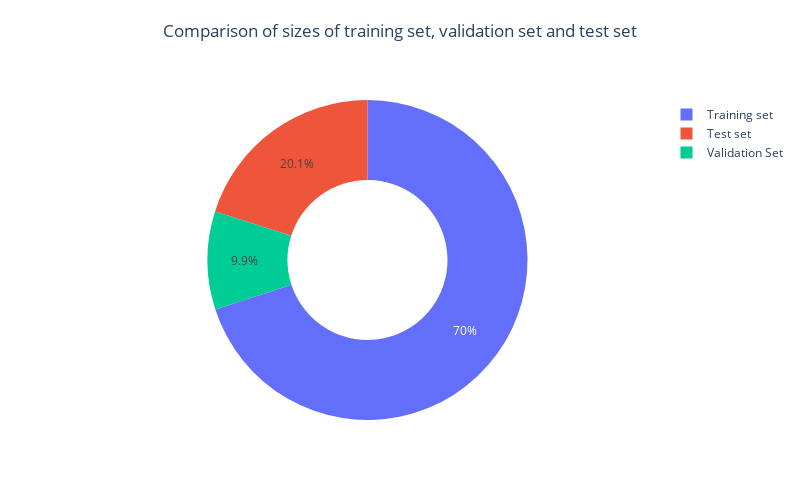

The cell this chart's notebook holds for it:
### Markdown cell above
# Divideing the dataset in to Train (70%), Test (20%) and Validation (10%) datasets.

### Code cell
X, y = data.drop('label', axis = 1), data['label']

# Train-test split (from complete data)
X_train, X_test, y_train, y_test = train_test_split(X, y, test_size = 0.3, random_state = 42)
data_train = pd.concat([X_train, y_train], axis = 1)

# Validation-test split (from test data)
X_val, X_test, y_val, y_test = train_test_split(X_test, y_test, test_size = 0.67, random_state = 42)
data_val, data_test = pd.concat([X_val, y_val], axis = 1), pd.concat([X_test, y_test], axis = 1)

# Comparison of sizes of training set, validation set and test set
values = np.array([len(data_train), len(data_val), len(data_test)])
labels = ['Training set', 'Validation Set', 'Test set']
fig = go.Figure(data = [go.Pie(values = values, labels = labels, hole = 0.5, textinfo = 'percent', title = " ")])
text_title = "Comparison of sizes of training set, validation set and test set"
fig.update_layout(height = 500, width = 800, showlegend = True, title = dict(text = text_title, x = 0.5, y = 0.95)) 
fig.show()

### Figure 1 — Plotly figure (JSON) as saved in the notebook; plotly's stock layout.template omitted (floating-point values rounded to 4 significant figures)
{"data": [{"hole": 0.5, "labels": ["Training set", "Validation Set", "Test set"], "textinfo": "percent", "title": {"text": " "}, "type": "pie", "values": [11200, 1584, 3216]}], "layout": {"height": 500, "showlegend": true, "title": {"text": "Comparison of sizes of training set, validation set and test set", "x": 0.5, "y": 0.95}, "width": 800}}
